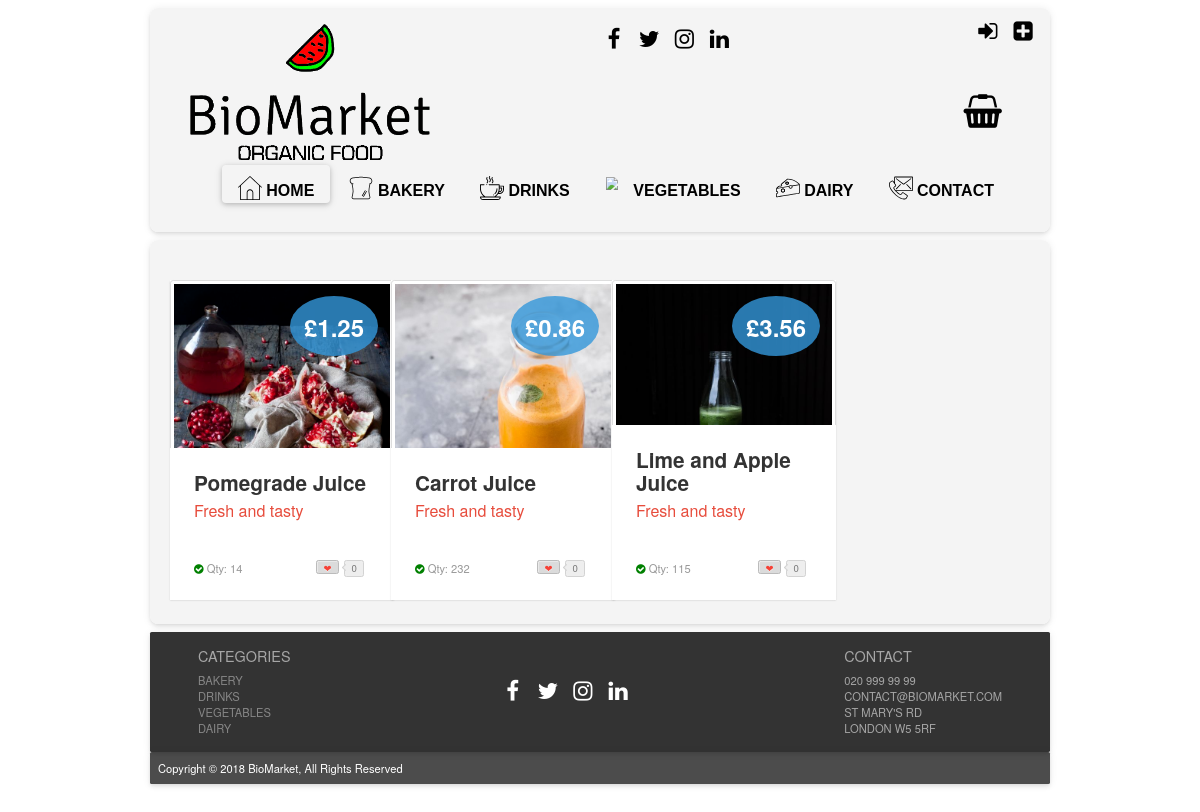
Page /?page=products_drinks on the earlier database version.
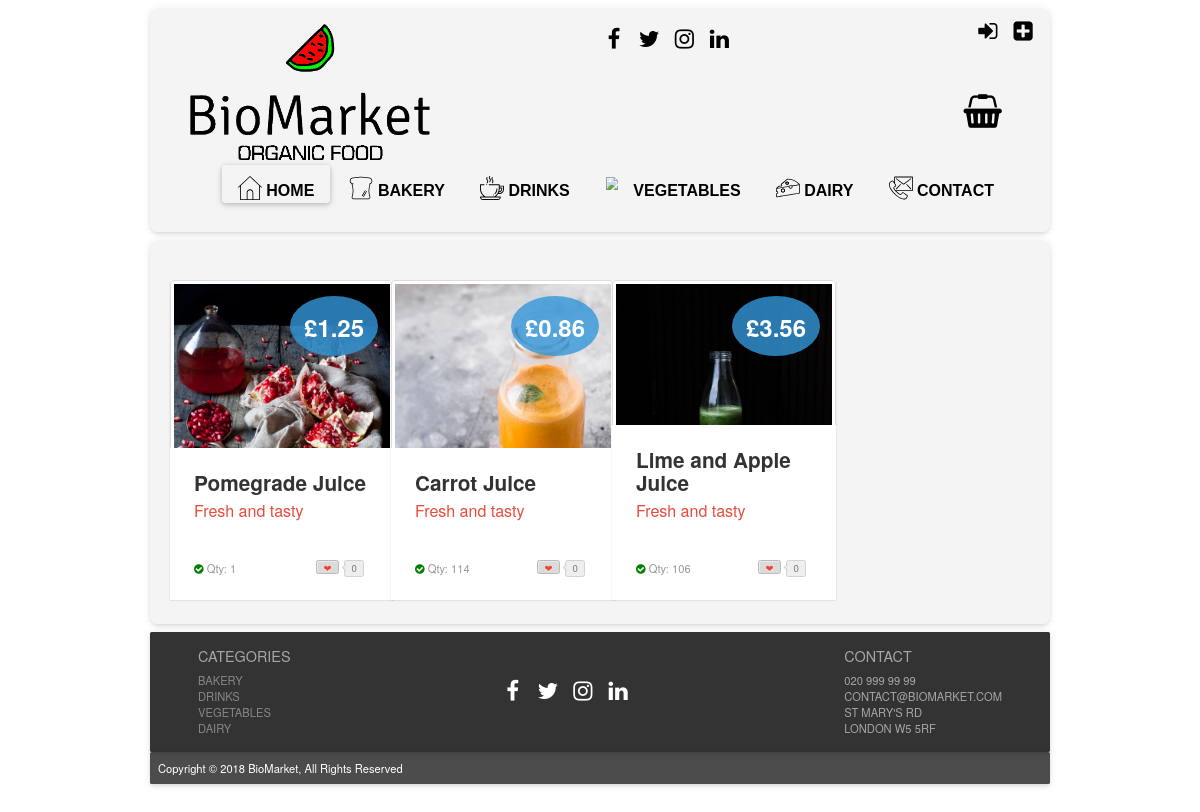
Same page on the later database version.
### tables this page shows
CREATE TABLE IF NOT EXISTS `products` (
  `prod_id` int(11) NOT NULL AUTO_INCREMENT,
  `prod_name` varchar(50) NOT NULL,
  `price` decimal(5,2) NOT NULL,
  `sup_id` int(11) NOT NULL,
  `prod_dsc` varchar(255) NOT NULL,
  `prod_img` text NOT NULL,
  `cat_id` int(11) NOT NULL,
  `sto_qty` int(8) NOT NULL,
  PRIMARY KEY (`prod_id`),
  KEY `sup_id` (`sup_id`),
  KEY `cat_id` (`cat_id`)
);

### index.php (called while the page is built, shortened)
<?php
include "php/config.php";
$page = "home";
if (isset($_GET["page"])) {
    $page = basename($_GET["page"]);
}
if (file_exists("php/".$page.".php")) {
    include "php/".$page.".php";
}
include "layout.php";

### php/config.php (called while the page is built, shortened)
<?php
function is_logged_in()
{
    return isset($_SESSION["logged_in"]) && ($_SESSION["logged_in"] == true);
}
function get_user_level()
{
    $level = "VISITOR";
    return $level;
}

### php/products_drinks.php (the view, shortened to what this page needs)
<!DOCTYPE html>
<html lang="en">
    <?php
    $userlevel = get_user_level();
    ?>
    <head>
        <link rel="stylesheet prefetch" href="css/__codepen_io_andytran_pen.css">
        <link rel="stylesheet" href="css/stylelogin.css">
        <link rel="stylesheet" href="css/product_card_style.css">
    </head>
    <body>
        <section class="category-section">
            <div class="container">
                <div class="row">
                    <?php
                    $search = "SELECT * FROM products WHERE cat_id = '2' ORDER BY prod_id ASC";
                    $result = mysqli_query($mysqli, $search);
                    while ($row = mysqli_fetch_assoc($result)) {
                        if (!$row["sto_qty"] <= 0) {
                            if ($userlevel == "MEMBER") {
                                ?>
                                <div class="col-lg-3 col-sm-6 col-xs-12" ><a href="#"></a>
                                    <div class="post-module">
                                        <div class="thumbnail">
                                            <div class="price">
                                                <div class="deal">&pound<?php echo $row["price"] ?></div>
                                            </div><img alt="product example" src="<?php echo $row["prod_img"] ?>">
                                        </div>
                                        <div class="post-content">
                                            <div class="category">
                                                <?php
                                                print '<div class="toCard"><a href="?page=product_page&prod_id=' . $row["prod_id"] . '&action=add_to_basket">Add to Basket</a>
                    </div> ';
                                                ?>
                                            </div>
                                            <h1 class="title"><?php echo $row["prod_name"] ?></h1>
                                            <h2 class="sub_title">Fresh and tasty</h2>
                                            <p class="description"><?php echo $row["prod_dsc"] ?>
                                            <div class="post-meta">
                                                <span class="showStock"><i class="fa fa-check-circle"></i>
                                                    <a>Qty: <?php echo $row["sto_qty"] ?></a></span><a href="#" title="Love it" class="btn btn-counter" data-count="0"><span>&#x2764;</span></a></div>
                                        </div>
                                    </div>
                                </div>
                                <?php
                            } else {
                                ?>
                                <div class="col-lg-3 col-sm-6 col-xs-12" ><a href="#"></a>
                                    <div class="post-module">
                                        <div class="thumbnail">
                                            <div class="price">
                                                <div class="deal">&pound<?php echo $row["price"] ?></div>
                                            </div><img alt="product example" src="<?php echo $row["prod_img"] ?>">
                                        </div>
                                        <div class="post-content">
                                            <h1 class="title"><?php echo $row["prod_name"] ?></h1>
                                            <h2 class="sub_title">Fresh and tasty</h2>
                                            <p class="description"><?php echo $row["prod_dsc"] ?>
                                            <div class="post-meta">
                                                <span class="showStock"><i class="fa fa-check-circle"></i>
                                                    <a>Qty: <?php echo $row["sto_qty"] ?></a></span><a href="#" title="Love it" class="btn btn-counter" data-count="0"><span>&#x2764;</span></a></div>
                                        </div>
                                    </div>
                                </div>
                                <?php
                            }
                        }
                    }
                    ?>
                </div>
            </div>
        </section>
    </body>
</html>

Differences in the rows shown:
changed products "Pomegrade Juice": sto_qty "14" → "1"
changed products "Carrot Juice": sto_qty "232" → "114"
changed products "Lime and Apple Juice": sto_qty "115" → "106"
